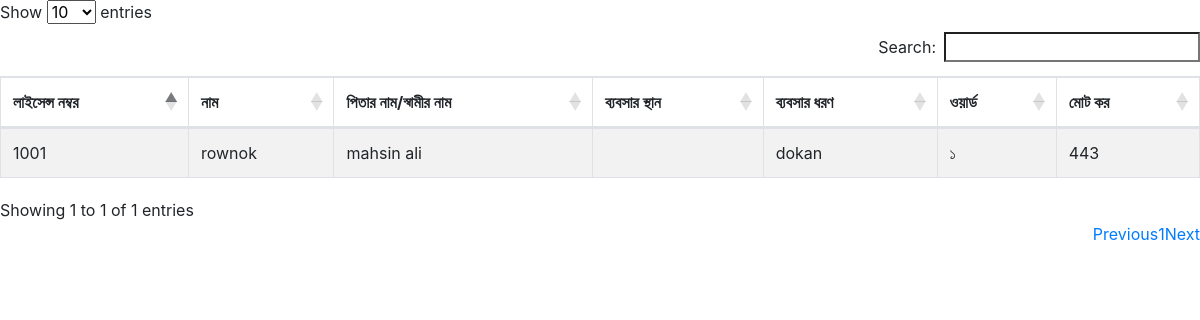
/banijjik.php, run on an earlier commit of the app's database.
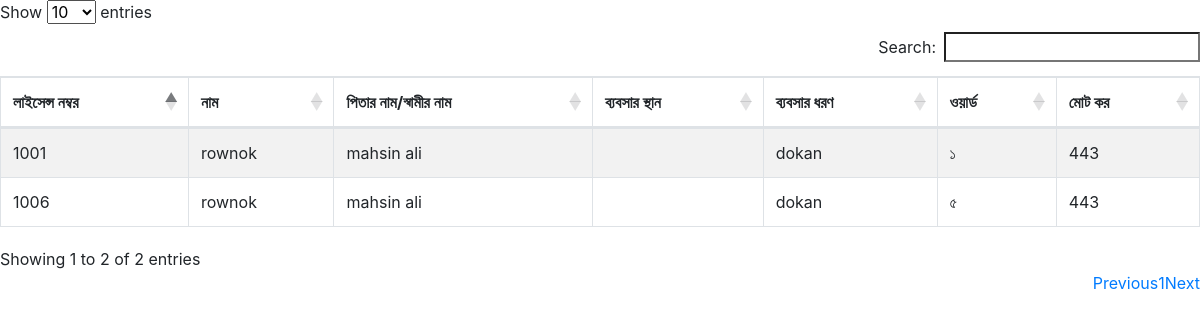
And on a later commit of the database.
### tables this page shows
CREATE TABLE `tadeentry` (
  `id` int(11) NOT NULL,
  `licence_no` varchar(255) NOT NULL,
  `name` varchar(255) NOT NULL,
  `father_husband` varchar(255) NOT NULL,
  `mother_name` varchar(255) NOT NULL,
  `word` varchar(255) NOT NULL,
  `bplace` varchar(255) NOT NULL,
  `tradename` varchar(255) NOT NULL,
  `babshardhoron` varchar(255) NOT NULL,
  `kor` varchar(255) NOT NULL,
  `voterid` varchar(255) NOT NULL,
  `mobileno` varchar(255) NOT NULL,
  `upozela` varchar(255) NOT NULL,
  `zela` varchar(255) NOT NULL
);

### banijjik.php (the view, shortened to what this page needs)
<?php
    include '_dbconnect.php';
?>
<!DOCTYPE html>
<html lang="en">
<head>
    <link rel="stylesheet" href="https://cdnjs.cloudflare.com/ajax/libs/twitter-bootstrap/4.5.2/css/bootstrap.css">
    <link rel="stylesheet" href="https://cdn.datatables.net/1.10.23/css/dataTables.bootstrap4.min.css">
</head>
<body>
    <table id="example" class="table table-striped table-bordered" style="width:100%">
        <thead>
            <tr>
            <th>লাইসেন্স নম্বর</th>
            <th>নাম</th>
            <th>পিতার নাম/স্বামীর নাম</th>
            <th>ব্যবসার স্থান</th>
            <th>ব্যবসার ধরণ</th>
            <th>ওয়ার্ড</th>
            <th>মোট কর</th>
            </tr>
        </thead>
        <tbody>
            <?php
                 $query = "SELECT * FROM tadeentry  ";
                $all_data = mysqli_query($con, $query);
                while($row = mysqli_fetch_array($all_data)){
                    ?>
                        <tr>
                        <td><?= $row['licence_no'] ?></td>
              <td><?= $row['name'] ?></td>
              <td><?= $row['father_husband'] ?></td>
              <td><?= $row['messars'] ?></td>
              <td><?= $row['babshardhoron'] ?></td>
              <td><?= $row['word'] ?></td>
              <td><?= $row['kor'] ?></td>
                        </tr>
                    <?php
                }
            ?>
        </tbody>
    </table>
</body>
</html>

What changed in the data, as far as the page shows it:
added tadeentry: licence_no "1006", name "rownok", father_husband "mahsin ali", babshardhoron "dokan", word "৫", kor "443"
Also different on the page:
text written by a page script: "Show entries Search: Showing 1 to 1 of 1 entries Previous 1 Next" → "Show entries Search: Showing 1 to 2 of 2 entries Previous 1 Next"
